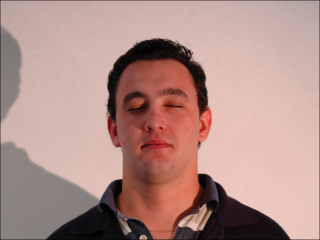
%> input picture Academic/Digital Image Processing/HW3/face_dark.bmp, 320 x 240 px
$ octave HW3.m   (GNU Octave 9; MATLAB toolbox functions it lacks are replaced by stand-ins)
%> lines starting %> are read from the running program, lines starting %| are printed output that depends on the picture; in (x1, y1, x2, y2) boxes, pixels count from 0 and x2, y2 are one past the last pixel; in counts of white or black regions, pixels touching at a corner belong together; the program's own positions count from 1
%{
Created by Steven Jennings on 25 February 2018.
%}

% Clean up workspace
clc
clear all
close all

% Fetch input data
face_dark_rgb = imread("face_dark.bmp");
%> face_dark_rgb is the input picture: size 240x320x3 uint8; mean R, G, B 177.3, 143.2, 136.4
length_dark = size(face_dark_rgb); % Size of "dark" image
%> length_dark = [240 320 3]

% Convert to HSV (Normalized values)
face_dark_hsv = rgb2hsv(face_dark_rgb);
%> face_dark_hsv: size 240x320x3 double; mean H, S, V 0.0923, 0.246, 0.695

%{
PART 1 *************************************************************************

First, we work with the bad image.
%}

% Histograms of bad image
histogram_h = imhist(face_dark_hsv(1:end, 1:end, 1)); % Hue
%> histogram_h = 256 values, max 21300 at index 9, min 0 at index 23, mean 300
histogram_s = imhist(face_dark_hsv(1:end, 1:end, 2)); % Saturation
%> histogram_s = 256 values, max 7557 at index 43, min 0 at index 2, mean 300
histogram_v = imhist(face_dark_hsv(1:end, 1:end, 3)); % Value
%> histogram_v = 256 values, max 1802 at index 210, min 0 at index 1, mean 300

% Figure 1: Show histograms of HSV colorspace
figure;
subplot(2,2,1); imshow(face_dark_rgb); title("Original Image");
subplot(2,2,2); plot(histogram_h); title("Hue");
subplot(2,2,3); plot(histogram_s); title("Saturation");
subplot(2,2,4); plot(histogram_v); title("Value");

% Create binary images
binH = [];
binS = [];
binV = [];

% Threshold Hue within range
lower_limit = 0;
upper_limit = 20;
for i = 1:length_dark(1)
  for j = 1:length_dark(2)
    if lower_limit / 256 < face_dark_hsv(i, j, 1) && face_dark_hsv(i, j, 1) < upper_limit / 256
      binH(i, j) = true;
    else
      binH(i, j) = false;
    end
  end
end
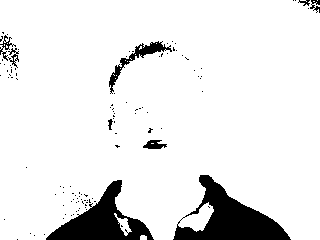
%> binH: size 240x320 double; values 0 (black) and 1 (white), 90.7% white; 111 black regions (102 under 20 px), largest, box (x1, y1, x2, y2) and area: (173, 175, 291, 240) 3338, (46, 180, 154, 240) 2598, (109, 41, 172, 94) 541

% Threshold Saturation within range
lower_limit = 60;
upper_limit = 220;
for i = 1:length_dark(1)
  for j = 1:length_dark(2)
    if lower_limit / 256 < face_dark_hsv(i, j, 2) && face_dark_hsv(i, j, 2) < upper_limit / 256
      binS(i, j) = true;
    else
      binS(i, j) = false;
    end
  end
end
%> binS: size 240x320 double; values 0 (black) and 1 (white), 24.8% white; 73 white regions (70 under 20 px), largest, box (x1, y1, x2, y2) and area: (100, 38, 289, 240) 18782, (105, 233, 111, 240) 23, (141, 236, 148, 240) 23

% Threshold Value within range
lower_limit = 100;
upper_limit = 227;
for i = 1:length_dark(1)
  for j = 1:length_dark(2)
    if lower_limit / 256 < face_dark_hsv(i, j, 3) && face_dark_hsv(i, j, 3) < upper_limit / 256
      binV(i, j) = true;
    else
      binV(i, j) = false;
    end
  end
end
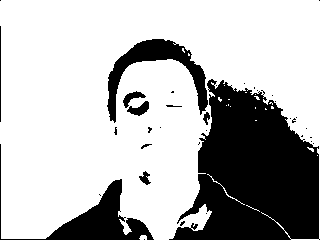
%> binV: size 240x320 double; values 0 (black) and 1 (white), 72% white; 36 black regions (26 under 20 px), largest, box (x1, y1, x2, y2) and area: (169, 79, 320, 240) 15697, (0, 144, 154, 240) 2807, (107, 39, 208, 123) 2315

% Clear temporary variables
clear lower_limit;
clear upper_limit;

% Figure 2: Show detected binary images
figure;
subplot(2,2,1); imshow(face_dark_rgb); title("Original Image");
subplot(2,2,2); imshow(binH); title("Binary Hue");
subplot(2,2,3); imshow(binS); title("Binary Saturation");
subplot(2,2,4); imshow(binV); title("Binary Value");

% AND all binary images
bin_im = binH & binS & binV;
%> bin_im: size 240x320 logical; 16.7% white; 50 white regions (47 under 20 px), largest, box (x1, y1, x2, y2) and area: (107, 59, 212, 240) 12330, (179, 204, 212, 231) 320, (119, 219, 128, 226) 32

% Figure 3: Show final binary image
figure;
imshow(bin_im); title("Binary Result");

% Create final image
result = face_dark_rgb;
for i = 1:length_dark(1)
  for j = 1:length_dark(2)
    if bin_im(i, j) == 1
      result(i, j, 1:end) = face_dark_rgb(i, j, 1:end);
    else
      result(i, j, 1:end) = 0;
    end
  end
end
%> result: size 240x320x3 uint8; mean H, S, V 28.3, 15.3, 12.8

% Write output
imwrite(result, "face_dark_detected.jpg");

%{
PART 2 *************************************************************************

Next, we work with the good image.

To separate the program, try putting a breakpoint on this line
(or anywhere between the first part and the second part).
%}

% Clean up workspace
clc
clear all
%close all

% Fetch input data
face_good_rgb = imread("face_good.bmp");
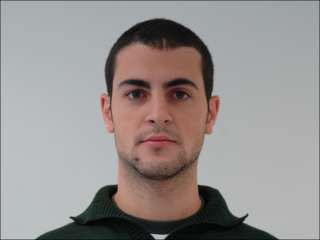
%> input picture Academic/Digital Image Processing/HW3/face_good.bmp, 320 x 240 px
%> face_good_rgb is the input picture: size 240x320x3 uint8; mean R, G, B 151.6, 145.9, 144
length_good = size(face_good_rgb); % Size of good image
%> length_good = [240 320 3]

% Convert to HSV (Normalized values)
face_good_hsv = rgb2hsv(face_good_rgb);
%> face_good_hsv: size 240x320x3 double; mean H, S, V 0.388, 0.116, 0.609

% Histograms of good image
histogram_h = imhist(face_good_hsv(1:end, 1:end, 1)); % Hue
%> histogram_h = 256 values, max 9085 at index 129, min 0 at index 30, mean 300
histogram_s = imhist(face_good_hsv(1:end, 1:end, 2)); % Saturation
%> histogram_s = 256 values, max 6661 at index 9, min 0 at index 182, mean 300
histogram_v = imhist(face_good_hsv(1:end, 1:end, 3)); % Value
%> histogram_v = 256 values, max 3640 at index 183, min 0 at index 1, mean 300

% Figure 4: Show histograms of HSV colorspace
figure;
subplot(2,2,1); imshow(face_good_rgb); title("Original Image");
subplot(2,2,2); plot(histogram_h); title("Hue");
subplot(2,2,3); plot(histogram_s); title("Saturation");
subplot(2,2,4); plot(histogram_v); title("Value");
%> after `title("Value")`:
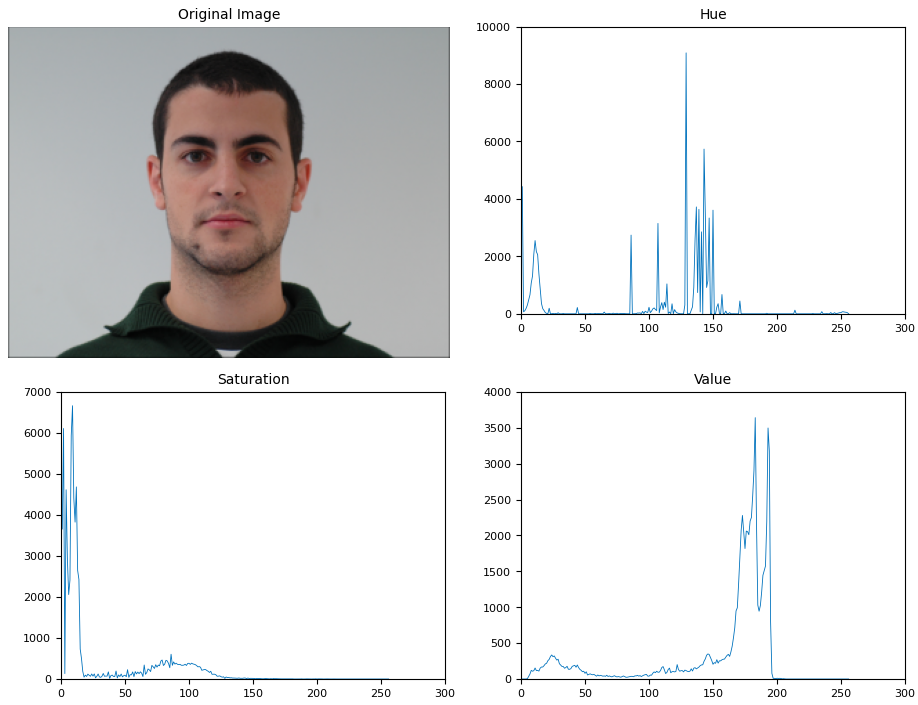
%> figure redrawn from the program's plot data, 4 panels

% Create binary images
binH = [];
binS = [];
binV = [];

% Threshold Hue within range
lower_limit = 0;
upper_limit = 80;
for i = 1:length_good(1)
  for j = 1:length_good(2)
    if lower_limit / 256 < face_good_hsv(i, j, 1) && face_good_hsv(i, j, 1) < upper_limit / 256
      binH(i, j) = true;
    else
      binH(i, j) = false;
    end
  end
end
%> binH: size 240x320 double; values 0 (black) and 1 (white), 21.8% white; 100 white regions (97 under 20 px), largest, box (x1, y1, x2, y2) and area: (100, 30, 220, 222) 16438, (155, 19, 168, 24) 26, (233, 213, 248, 218) 21

% Threshold Saturation within range
lower_limit = 50;
upper_limit = 150;
for i = 1:length_good(1)
  for j = 1:length_good(2)
    if lower_limit / 256 < face_good_hsv(i, j, 2) && face_good_hsv(i, j, 2) < upper_limit / 256
      binS(i, j) = true;
    else
      binS(i, j) = false;
    end
  end
end
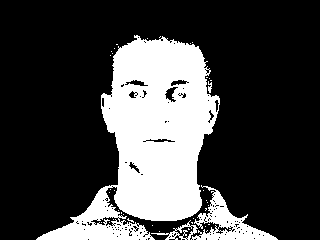
%> binS: size 240x320 double; values 0 (black) and 1 (white), 25.9% white; 39 white regions (35 under 20 px), largest, box (x1, y1, x2, y2) and area: (36, 35, 220, 240) 18016, (191, 185, 278, 240) 1587, (151, 220, 198, 240) 232, (208, 81, 212, 93) 31

% Threshold Value within range
lower_limit = 100;
upper_limit = 200;
for i = 1:length_good(1)
  for j = 1:length_good(2)
    if lower_limit / 256 < face_good_hsv(i, j, 3) && face_good_hsv(i, j, 3) < upper_limit / 256
      binV(i, j) = true;
    else
      binV(i, j) = false;
    end
  end
end
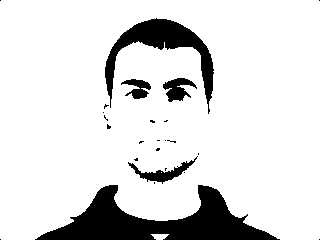
%> binV: size 240x320 double; values 0 (black) and 1 (white), 86.7% white; 25 black regions (20 under 20 px), largest, box (x1, y1, x2, y2) and area: (35, 185, 280, 240) 6104, (105, 18, 214, 114) 2726, (128, 156, 198, 184) 502, (163, 78, 197, 102) 442, (121, 79, 151, 99) 317

% Clear temporary variables
clear lower_limit;
clear upper_limit;

% Figure 5: Show detected binary images
figure;
subplot(2,2,1); imshow(face_good_rgb); title("Original Image");
subplot(2,2,2); imshow(binH); title("Binary Hue");
subplot(2,2,3); imshow(binS); title("Binary Saturation");
subplot(2,2,4); imshow(binV); title("Binary Value");

% AND all binary images
bin_im = binH & binS & binV;
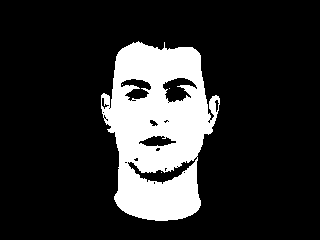
%> bin_im: size 240x320 logical; 17.7% white; 4 white regions (3 under 20 px), largest, box (x1, y1, x2, y2) and area: (101, 41, 220, 221) 13622

% Figure 6: Show final binary image
figure;
imshow(bin_im); title("Binary Result");

% Create final image
result = face_good_rgb;
for i = 1:length_good(1)
  for j = 1:length_good(2)
    if bin_im(i, j) == 1
      result(i, j, 1:end) = face_good_rgb(i, j, 1:end);
    else
      result(i, j, 1:end) = 0;
    end
  end
end
%> result: size 240x320x3 uint8; mean H, S, V 27.1, 19.5, 17.2

% Write output
imwrite(result, "face_good_detected.jpg");
